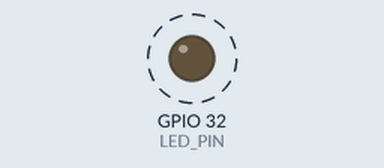
Bench run of a sketch on a simulated ESP32. Parts: output pins drawn as LEDs (lit = HIGH). Dashed ring = blinking. What the sketch prints to the serial monitor is not drawn.

Above: at 1.0 s.
Timing chart, 0 to 4.0 s (numbered marks = the images above):
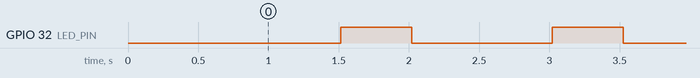

Measured:
- by itself, GPIO 32 (LED_PIN): alternates HIGH for 0.51 s and LOW for 1.0 s

The sketch:

deep_sleep.ino
```cpp
//En deep_sleep no se guardan las variables, sólo las que están dentro del RTC
//agregando a una varibale local RTC_DATA_ATTR hacemos que se guarde en la memoria del RTC
RTC_DATA_ATTR int bootCount = 0;

#define uS_TO_S_FACTOR 1000000  //Factor de conversion de us a s
#define TIME_TO_SLEEP 5         //Tiempo durante el que lo queremos dormir
#define LED_PIN 32              //LED
#define BUTTON_PIN 33           //botón

//En deep_sleep cuando se enciende, se carga todo desde el setup
//por eso se incrementa la variable bootCount desde el setup y no del loop
void setup() {
  Serial.begin(115200);
  delay(500);

  pinMode(LED_PIN, OUTPUT);

  bootCount++;
  Serial.println("Número de veces iniciado " +String(bootCount));

  print_wakeup_reason();
  //Configuracion Deep Sleep
  //(gpio_num_t) convertimos a la variable que necesita
  //otra solución es con GPIO_NUM_33 que es el numero del pin en donde esta el boton

  esp_sleep_enable_ext0_wakeup((gpio_num_t)BUTTON_PIN, HIGH); //Despierta por una señal externa (botón)
  esp_sleep_enable_timer_wakeup(TIME_TO_SLEEP*uS_TO_S_FACTOR); //10 segundos para despertar (por timer)
  Serial.println("Configurando ESP32 para dormir por " + String(TIME_TO_SLEEP) + " segundos.");

  if (bootCount%2 == 0){
  Serial.println("ESP32 se va a dormir ahora.");
  esp_deep_sleep_start();
  }
  else {Serial.println("Esta línea se imprime en reinicios impares");}
}

void loop() {
  //Nunca se va a ejecutar lo que está en el loop por que el deep sleep inicia en el setup
  delay(5);

  digitalWrite(LED_PIN,LOW);
  //Usando esp_light_sleep_start() inicia el modo ligth_sleep
  esp_light_sleep_start(); //Se va a quedar en light sleep hasta que no le digamos lo contrario

  digitalWrite(LED_PIN, HIGH);
  delay(500);

  print_wakeup_reason();
}

//-----------------------------------------------------------------------------------------
//Función que vamos a usar despues para ver cual fue la razon para despertar
void print_wakeup_reason(){
  //Se usa un tipo de dato especial de la librería para dormir
  //esp_sleep_wakeup_cause_t (esa t al final significa type)
  esp_sleep_wakeup_cause_t wakeup_reason;

  wakeup_reason = esp_sleep_get_wakeup_cause();

    switch (wakeup_reason){
    case ESP_SLEEP_WAKEUP_EXT0:
      Serial.println("Inicio causado por señal en el RTC_IO (periféricos del RTC)");
    break;

    case ESP_SLEEP_WAKEUP_EXT1:
      Serial.println("Inicio causado por señal en el RTC_CNTL (controlador del RTC)");
    break;

    case ESP_SLEEP_WAKEUP_TIMER:
      Serial.println("Inicio causado por señal en un timer");
    break;

    case ESP_SLEEP_WAKEUP_TOUCHPAD:
      Serial.println("Inicio causado por señal en un pin touch (botón del ESP32)");
    break;

    case ESP_SLEEP_WAKEUP_ULP:
      Serial.println("Inicio causado por señal lanzada por el ULP(ultralow) Croprocessor");
    break;

    default:
      Serial.printf("El inicio no fue causado por ninguna razón conocida: %d \n", wakeup_reason);
    break;
    }
}
//-----------------------------------------------------------------------------------------
```
